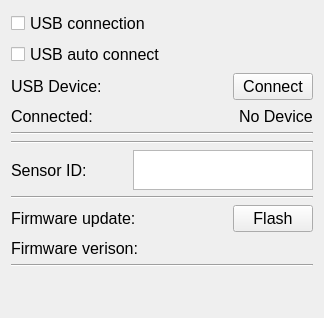
        <widget class="QWidget" name="tab_6">
         <attribute name="title">
          <string>Connection</string>
         </attribute>
         <layout class="QGridLayout" name="gridLayout_31">
          <item row="12" column="0">
           <layout class="QHBoxLayout" name="horizontalLayout_16">
            <item>
             <widget class="QLabel" name="label_56">
              <property name="sizePolicy">
               <sizepolicy hsizetype="Fixed" vsizetype="Fixed">
                <horstretch>0</horstretch>
                <verstretch>0</verstretch>
               </sizepolicy>
              </property>
              <property name="maximumSize">
               <size>
                <width>150</width>
                <height>30</height>
               </size>
              </property>
              <property name="font">
               <font>
                <pointsize>12</pointsize>
               </font>
              </property>
              <property name="text">
               <string>Sensor ID:</string>
              </property>
             </widget>
            </item>
            <item>
             <spacer name="horizontalSpacer_12">
              <property name="orientation">
               <enum>Qt::Horizontal</enum>
              </property>
              <property name="sizeHint" stdset="0">
               <size>
                <width>40</width>
                <height>20</height>
               </size>
              </property>
             </spacer>
            </item>
            <item>
             <widget class="QPlainTextEdit" name="sensor_id_plainTextEdit">
              <property name="sizePolicy">
               <sizepolicy hsizetype="Fixed" vsizetype="Fixed">
                <horstretch>0</horstretch>
                <verstretch>0</verstretch>
               </sizepolicy>
              </property>
              <property name="minimumSize">
               <size>
                <width>180</width>
                <height>40</height>
               </size>
              </property>
              <property name="maximumSize">
               <size>
                <width>180</width>
                <height>40</height>
               </size>
              </property>
              <property name="font">
               <font>
                <pointsize>12</pointsize>
               </font>
              </property>
             </widget>
            </item>
           </layout>
          </item>
          <item row="0" column="0">
           <widget class="QCheckBox" name="usb_connection_checkBox">
            <property name="font">
             <font>
              <pointsize>12</pointsize>
             </font>
            </property>
            <property name="text">
             <string>USB connection</string>
            </property>
           </widget>
          </item>
          <item row="10" column="0">
           <layout class="QHBoxLayout" name="horizontalLayout_11"/>
          </item>
          <item row="15" column="0">
           <widget class="Line" name="line_14">
            <property name="orientation">
             <enum>Qt::Horizontal</enum>
            </property>
           </widget>
          </item>
          <item row="3" column="0">
           <layout class="QHBoxLayout" name="horizontalLayout_3">
            <item>
             <widget class="QLabel" name="label_63">
              <property name="sizePolicy">
               <sizepolicy hsizetype="Fixed" vsizetype="Fixed">
                <horstretch>0</horstretch>
                <verstretch>0</verstretch>
               </sizepolicy>
              </property>
              <property name="maximumSize">
               <size>
                <width>250</width>
                <height>30</height>
               </size>
              </property>
              <property name="font">
               <font>
                <pointsize>12</pointsize>
               </font>
              </property>
              <property name="text">
               <string>Connected:</string>
              </property>
             </widget>
            </item>
            <item>
             <spacer name="horizontalSpacer_7">
              <property name="orientation">
               <enum>Qt::Horizontal</enum>
              </property>
              <property name="sizeHint" stdset="0">
               <size>
                <width>40</width>
                <height>20</height>
               </size>
              </property>
             </spacer>
            </item>
            <item>
             <widget class="QLabel" name="usb_device_connected_label">
              <property name="sizePolicy">
               <sizepolicy hsizetype="Fixed" vsizetype="Fixed">
                <horstretch>0</horstretch>
                <verstretch>0</verstretch>
               </sizepolicy>
              </property>
              <property name="maximumSize">
               <size>
                <width>250</width>
                <height>30</height>
               </size>
              </property>
              <property name="font">
               <font>
                <pointsize>12</pointsize>
               </font>
              </property>
              <property name="text">
               <string>No Device</string>
              </property>
             </widget>
            </item>
           </layout>
          </item>
          <item row="1" column="0">
           <widget class="QCheckBox" name="usb_auto_connect_checkBox">
            <property name="font">
             <font>
              <pointsize>12</pointsize>
             </font>
            </property>
            <property name="text">
             <string>USB auto connect</string>
            </property>
           </widget>
          </item>
          <item row="17" column="0">
           <layout class="QHBoxLayout" name="horizontalLayout_22">
            <item>
             <widget class="QLabel" name="label_10">
              <property name="font">
               <font>
                <pointsize>12</pointsize>
               </font>
              </property>
              <property name="text">
               <string>Firmware verison:</string>
              </property>
             </widget>
            </item>
            <item>
             <spacer name="horizontalSpacer_30">
              <property name="orientation">
               <enum>Qt::Horizontal</enum>
              </property>
              <property name="sizeHint" stdset="0">
               <size>
                <width>40</width>
                <height>20</height>
               </size>
              </property>
             </spacer>
            </item>
            <item>
             <widget class="QLabel" name="firmware_version_label">
              <property name="text">
               <string/>
              </property>
             </widget>
            </item>
           </layout>
          </item>
          <item row="2" column="0">
           <layout class="QHBoxLayout" name="horizontalLayout">
            <item>
             <widget class="QLabel" name="label_62">
              <property name="sizePolicy">
               <sizepolicy hsizetype="Fixed" vsizetype="Fixed">
                <horstretch>0</horstretch>
                <verstretch>0</verstretch>
               </sizepolicy>
              </property>
              <property name="maximumSize">
               <size>
                <width>250</width>
                <height>30</height>
               </size>
              </property>
              <property name="font">
               <font>
                <pointsize>12</pointsize>
               </font>
              </property>
              <property name="text">
               <string>USB Device:</string>
              </property>
             </widget>
            </item>
            <item>
             <spacer name="horizontalSpacer_39">
              <property name="orientation">
               <enum>Qt::Horizontal</enum>
              </property>
              <property name="sizeHint" stdset="0">
               <size>
                <width>40</width>
                <height>20</height>
               </size>
              </property>
             </spacer>
            </item>
            <item>
             <widget class="QPushButton" name="usb_device_connect_button">
              <property name="sizePolicy">
               <sizepolicy hsizetype="Fixed" vsizetype="Fixed">
                <horstretch>0</horstretch>
                <verstretch>0</verstretch>
               </sizepolicy>
              </property>
              <property name="maximumSize">
               <size>
                <width>90</width>
                <height>30</height>
               </size>
              </property>
              <property name="font">
               <font>
                <pointsize>12</pointsize>
               </font>
              </property>
              <property name="text">
               <string>Connect</string>
              </property>
             </widget>
            </item>
           </layout>
          </item>
          <item row="18" column="0">
           <widget class="Line" name="line_6">
            <property name="orientation">
             <enum>Qt::Horizontal</enum>
            </property>
           </widget>
          </item>
          <item row="5" column="0">
           <layout class="QHBoxLayout" name="horizontalLayout_14"/>
          </item>
          <item row="19" column="0">
           <spacer name="verticalSpacer_3">
            <property name="orientation">
             <enum>Qt::Vertical</enum>
            </property>
            <property name="sizeHint" stdset="0">
             <size>
              <width>20</width>
              <height>40</height>
             </size>
            </property>
           </spacer>
          </item>
          <item row="9" column="0">
           <layout class="QGridLayout" name="gridLayout_30"/>
          </item>
          <item row="4" column="0">
           <widget class="Line" name="line_13">
            <property name="orientation">
             <enum>Qt::Horizontal</enum>
            </property>
           </widget>
          </item>
          <item row="16" column="0">
           <layout class="QHBoxLayout" name="horizontalLayout_21">
            <item>
             <widget class="QLabel" name="label_69">
              <property name="sizePolicy">
               <sizepolicy hsizetype="Fixed" vsizetype="Fixed">
                <horstretch>0</horstretch>
                <verstretch>0</verstretch>
               </sizepolicy>
              </property>
              <property name="maximumSize">
               <size>
                <width>250</width>
                <height>30</height>
               </size>
              </property>
              <property name="font">
               <font>
                <pointsize>12</pointsize>
               </font>
              </property>
              <property name="text">
               <string>Firmware update:</string>
              </property>
             </widget>
            </item>
            <item>
             <spacer name="horizontalSpacer_36">
              <property name="orientation">
               <enum>Qt::Horizontal</enum>
              </property>
              <property name="sizeHint" stdset="0">
               <size>
                <width>40</width>
                <height>20</height>
               </size>
              </property>
             </spacer>
            </item>
            <item>
             <widget class="QPushButton" name="activate_boot_mode_button">
              <property name="sizePolicy">
               <sizepolicy hsizetype="Fixed" vsizetype="Fixed">
                <horstretch>0</horstretch>
                <verstretch>0</verstretch>
               </sizepolicy>
              </property>
              <property name="maximumSize">
               <size>
                <width>90</width>
                <height>30</height>
               </size>
              </property>
              <property name="font">
               <font>
                <pointsize>12</pointsize>
               </font>
              </property>
              <property name="text">
               <string>Flash</string>
              </property>
             </widget>
            </item>
           </layout>
          </item>
          <item row="8" column="0">
           <layout class="QHBoxLayout" name="horizontalLayout_15"/>
          </item>
          <item row="11" column="0">
           <widget class="Line" name="line_12">
            <property name="orientation">
             <enum>Qt::Horizontal</enum>
            </property>
           </widget>
          </item>
         </layout>
        </widget>
